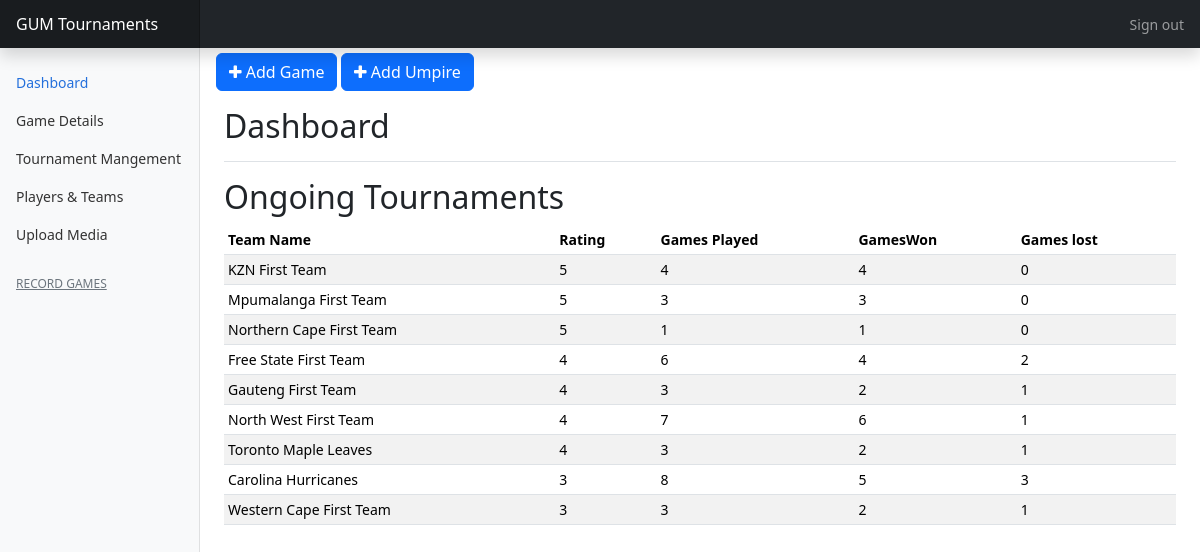
Screenshot of /dashboard.php (signed in) with the database file from the repository.
### tables this page shows
CREATE TABLE `team_stats` (
  `Team_Name` varchar(255) NOT NULL,
  `Cards_issued` tinyint(255) UNSIGNED NOT NULL,
  `Games_played` int(10) UNSIGNED NOT NULL,
  `Shots_on_goal` int(10) UNSIGNED NOT NULL,
  `Shots_on_target` int(10) UNSIGNED NOT NULL,
  `Goal_accuracy` float(65,1) UNSIGNED NOT NULL,
  `Team_rating` int(5) UNSIGNED NOT NULL,
  `Team_wins` int(10) UNSIGNED NOT NULL,
  `Team_loses` int(10) UNSIGNED NOT NULL,
  `Team_draws` int(10) UNSIGNED NOT NULL,
  `Goals_conceded` int(10) UNSIGNED NOT NULL
);

### db-api.php (called while the page is built, shortened)
<?php
  class Database
  {
      public static function instance()
      {
          static $instance = null;
          if ($instance === null) $instance = new Database();
          return $instance;
      }
      private function __construct()
      {
          $this->conn = new mysqli("127.0.0.1:3306","root","20485001","f_hocky");
      }
      public function getTeamStats(){
        $query = "SELECT * FROM team_stats ORDER BY Team_rating DESC";
        $result = $this->conn->query($query);
        return $result;
      }
  }
  $db = Database::instance();
?>

### dashboard.php (the view, shortened to what this page needs)
<?php
include "db-api.php";
?>
<!doctype html>
<html lang="en">
<head>
  <link href="https://cdn.jsdelivr.net/npm/bootstrap@5.2.0-beta1/dist/css/bootstrap.min.css" rel="stylesheet">
  <link href="../assets/dist/css/bootstrap.min.css" rel="stylesheet">
  <link rel="stylesheet" href="https://cdnjs.cloudflare.com/ajax/libs/font-awesome/4.7.0/css/font-awesome.min.css">
  <link href="dashStyles.css" rel="stylesheet">
</head>
<body>
  <header class="navbar navbar-dark sticky-top bg-dark flex-md-nowrap p-0 shadow">
    <a class="navbar-brand col-md-3 col-lg-2 me-0 px-3 fs-6" href="#">GUM Tournaments</a>
    <div class="navbar-nav">
      <div class="nav-item text-nowrap">
        <a class="nav-link px-3" href="index.php">Sign out</a>
      </div>
    </div>
  </header>
  <div class="container-fluid">
    <div class="row">
      <nav id="sidebarMenu" class="col-md-3 col-lg-2 d-md-block bg-light sidebar collapse">
        <div class="position-sticky pt-3">
          <ul class="nav flex-column">
            <li class="nav-item">
              <a class="nav-link active" aria-current="page" href="dashboard.php">
                Dashboard
              </a>
            </li>
            <li class="nav-item">
              <a class="nav-link" href="game-Details.php">
                Game Details
              </a>
            </li>
            <li class="nav-item">
              <a class="nav-link" href="tourMan.php">
                Tournament Mangement
              </a>
            </li>
            <li class="nav-item">
              <a class="nav-link" href="teamMan.php">
                Players & Teams
              </a>
            </li>
            <li class="nav-item">
              <a class="nav-link" href="upload.php">
                Upload Media
              </a>
            </li>
          </ul>
          <h6 class="sidebar-heading d-flex justify-content-between align-items-center px-3 mt-4 mb-1 text-muted text-uppercase">
            <a class="link-secondary" href="#" aria-label="Add a new report">
              <span>Record Games</span>
            </a>
          </h6>
        </div>
      </nav>
      <section id="tournament-cards" style="padding-left: 18%; padding-top: 5px;">
        <button type="button" class="btn btn-primary" data-bs-toggle="modal" data-bs-target="#addGame">
          <i class="fa fa-plus"></i> Add Game
        </button>
        <button type="button" class="btn btn-primary" data-bs-toggle="modal" data-bs-target="#addUmpire">
          <i class="fa fa-plus"></i> Add Umpire
        </button>
      </section>
      <main class="col-md-9 ms-sm-auto col-lg-10 px-md-4">
        <div class="d-flex justify-content-between flex-wrap flex-md-nowrap align-items-center pt-3 pb-2 mb-3 border-bottom">
          <h1 class="h2">Dashboard</h1>
        </div>
        <h2>Ongoing Tournaments</h2>
        <div class="table-responsive">
          <table class="table table-striped table-sm">
            <thead>
              <tr>
                <th scope="col">Team Name</th>
                <th scope="col">Rating</th>
                <th scope="col">Games Played</th>
                <th scope="col">GamesWon</th>
                <th scope="col">Games lost</th>
              </tr>
            </thead>
            <tbody>
              <?php
              $gameStats = $db->getTeamStats();
              while ($row = $gameStats->fetch_assoc()) {
                echo '<tr>
                <td>' . $row["Team_Name"] . '</td>
                <td>' . $row["Team_rating"] . '</td>
                <td>' . $row["Games_played"] . '</td>
                <td>' . $row["Team_wins"] . '</td>
                <td>' . $row["Team_loses"] . '</td>
              </tr>';
              };
              ?>
            </tbody>
          </table>
        </div>
      </main>
    </div>
  </div>
</body>
</html>

### dashStyles.css (style rules this page uses)
body { font-size: .875rem; }
.sidebar { position: fixed; top: 0; bottom: 0; left: 0; z-index: 100; padding: 48px 0 0; box-shadow: inset -1px 0 0 rgba(0, 0, 0, .1); }
.sidebar .nav-link { font-weight: 500; color: #333; }
.sidebar .nav-link.active { color: #2470dc; }
.sidebar-heading { font-size: .75rem; }
.navbar-brand { padding-top: .75rem; padding-bottom: .75rem; background-color: rgba(0, 0, 0, .25); box-shadow: inset -1px 0 0 rgba(0, 0, 0, .25); }

### rows the page displays
team_stats: Team_Name "KZN First Team", Team_rating "5", Games_played "4", Team_wins "4", Team_loses "0"
team_stats: Team_Name "Mpumalanga First Team", Team_rating "5", Games_played "3", Team_wins "3", Team_loses "0"
team_stats: Team_Name "Northern Cape First Team", Team_rating "5", Games_played "1", Team_wins "1", Team_loses "0"
team_stats: Team_Name "Free State First Team", Team_rating "4", Games_played "6", Team_wins "4", Team_loses "2"
team_stats: Team_Name "Gauteng First Team", Team_rating "4", Games_played "3", Team_wins "2", Team_loses "1"
team_stats: Team_Name "North West First Team", Team_rating "4", Games_played "7", Team_wins "6", Team_loses "1"
team_stats: Team_Name "Toronto Maple Leaves", Team_rating "4", Games_played "3", Team_wins "2", Team_loses "1"
team_stats: Team_Name "Carolina Hurricanes", Team_rating "3", Games_played "8", Team_wins "5", Team_loses "3"
team_stats: Team_Name "Western Cape First Team", Team_rating "3", Games_played "3", Team_wins "2", Team_loses "1"
